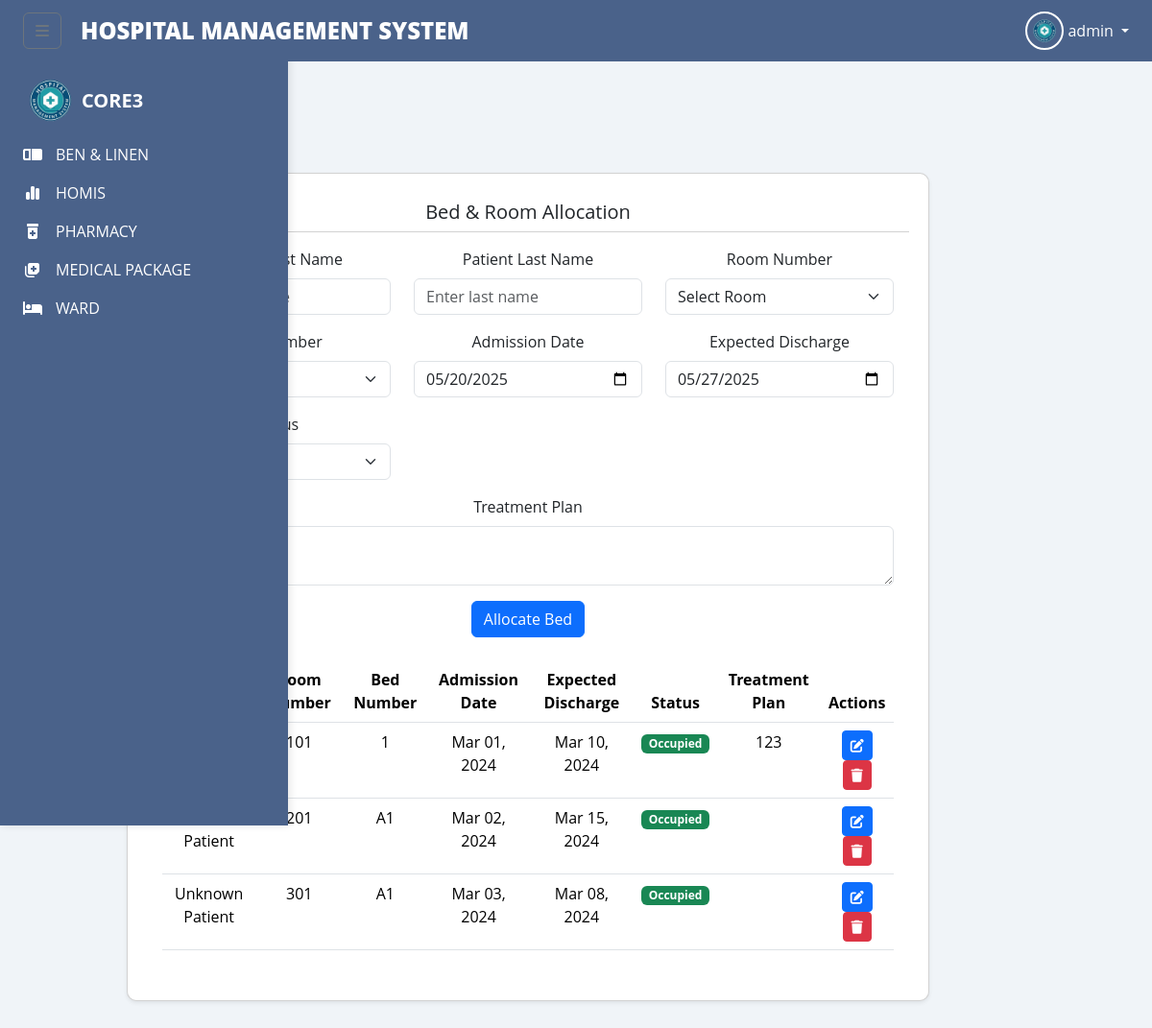
Page /bed_room_allocation.php (signed in) on the committed database.
### tables this page shows
CREATE TABLE `bed_allocations` (
  `allocation_id` int(11) NOT NULL,
  `room_number` varchar(10) NOT NULL,
  `bed_number` varchar(10) NOT NULL,
  `patient_id` int(11) NOT NULL,
  `admission_date` date NOT NULL,
  `expected_discharge` date NOT NULL,
  `status` enum('occupied','discharged','transferred') NOT NULL DEFAULT 'occupied',
  `treatment_plan` text DEFAULT NULL,
  `created_by` int(11) NOT NULL,
  `created_at` timestamp NOT NULL DEFAULT current_timestamp()
);

### bed_room_allocation.php (the view, shortened to what this page needs)
<?php
include 'config.php';
try {
    $conn->query("ALTER TABLE bed_allocations ADD COLUMN treatment_plan TEXT NULL AFTER status");
} catch (mysqli_sql_exception $e) {}
try {
    $conn->query("ALTER TABLE bed_allocations DROP COLUMN notes");
} catch (mysqli_sql_exception $e) {}
try {
    $conn->query("ALTER TABLE bed_allocations ADD COLUMN created_by INT(11) NOT NULL AFTER treatment_plan");
} catch (mysqli_sql_exception $e) {
}
$allocations = [];
$query = "
    SELECT ba.*, CONCAT(p.first_name, ' ', p.last_name) as patient_name
    FROM bed_allocations ba
    LEFT JOIN patients p ON ba.patient_id = p.patient_id
    ORDER BY ba.created_at DESC
";
$result = $conn->query($query);
if ($result) {
    while ($row = $result->fetch_assoc()) {
        $allocations[] = $row;
    }
}
?>
<!DOCTYPE html>
<html lang="en">
<head>
    <link href="https://cdn.jsdelivr.net/npm/bootstrap@5.3.3/dist/css/bootstrap.min.css" rel="stylesheet">
    <link rel="stylesheet" href="https://cdnjs.cloudflare.com/ajax/libs/font-awesome/6.5.2/css/all.min.css">
    <link href='https://unpkg.com/boxicons@2.1.4/css/boxicons.min.css' rel='stylesheet'>
    <link rel="stylesheet" href="../components/tm.css">
</head>
<body>
    <?php include_once 'index.php'; ?>
    <div class="main-content">
        <div class="container-fluid">
            <div class="row">
                <div class="col-12">
                    <div class="card shadow-sm">
                        <div class="card-header bg-white">
                            <h5 class="mb-0">Bed & Room Allocation</h5>
                        </div>
                        <div class="card-body">
                            <form method="POST" class="mb-4">
                                <div class="row">
                                    <div class="col-md-4 mb-3">
                                        <label class="form-label">Patient First Name</label>
                                    </div>
                                    <div class="col-md-4 mb-3">
                                        <label class="form-label">Patient Last Name</label>
                                        <input type="text" name="last_name" class="form-control" required placeholder="Enter last name">
                                    </div>
                                    <div class="col-md-4 mb-3">
                                        <label class="form-label">Room Number</label>
                                        <select name="room_number" class="form-select" required>
                                            <option value="">Select Room</option>
                                        </select>
                                    </div>
                                </div>
                                <div class="row">
                                    <div class="col-md-4 mb-3">
                                        <label class="form-label">Bed Number</label>
                                    </div>
                                    <div class="col-md-4 mb-3">
                                        <label class="form-label">Admission Date</label>
                                        <input type="date" name="admission_date" class="form-control" value="<?php echo date('Y-m-d'); ?>" required>
                                    </div>
                                    <div class="col-md-4 mb-3">
                                        <label class="form-label">Expected Discharge</label>
                                        <input type="date" name="expected_discharge" class="form-control" value="<?php echo date('Y-m-d', strtotime('+7 days')); ?>" required>
                                    </div>
                                </div>
                                <div class="row">
                                    <div class="col-md-4 mb-3">
                                        <label class="form-label">Status</label>
                                    </div>
                                </div>
                                <div class="mb-3">
                                    <label class="form-label">Treatment Plan</label>
                                    <textarea name="treatment_plan" class="form-control" rows="2"></textarea>
                                </div>
                                <button type="submit" class="btn btn-primary">Allocate Bed</button>
                            </form>
                            <div class="table-responsive">
                                <table class="table table-hover">
                                    <thead>
                                        <tr>
                                            <th>Patient Name</th>
                                            <th>Room Number</th>
                                            <th>Bed Number</th>
                                            <th>Admission Date</th>
                                            <th>Expected Discharge</th>
                                            <th>Status</th>
                                            <th>Treatment Plan</th>
                                            <th>Actions</th>
                                        </tr>
                                    </thead>
                                    <tbody>
                                        <?php if (count($allocations) > 0): ?>
                                            <?php foreach ($allocations as $allocation): ?>
                                                <tr>
                                                    <td>
                                                        <?php
                                                        echo isset($allocation['patient_name']) && $allocation['patient_name'] ?
                                                            htmlspecialchars($allocation['patient_name']) : 'Unknown Patient';
                                                        ?>
                                                    </td>
                                                    <td><?php echo htmlspecialchars($allocation['room_number']); ?></td>
                                                    <td><?php echo htmlspecialchars($allocation['bed_number']); ?></td>
                                                    <td><?php echo date('M d, Y', strtotime($allocation['admission_date'])); ?></td>
                                                    <td><?php echo date('M d, Y', strtotime($allocation['expected_discharge'])); ?></td>
                                                    <td>
                                                        <?php
                                                            $status = strtolower(trim($allocation['status']));
                                                            if ($status === 'occupied') {
                                                                echo '<span class="badge bg-success">Occupied</span>';
                                                            } elseif ($status === 'reserved') {
                                                                echo '<span class="badge" style="background-color: #ffc107; color: #212529;">Reserved</span>';
                                                            } elseif ($status === 'maintenance') {
                                                                echo '<span class="badge" style="background-color: #6c757d; color: #fff;">Under Maintenance</span>';
                                                            } else {
                                                                echo '<span class="badge bg-secondary">' . htmlspecialchars($allocation['status']) . '</span>';
                                                            }
                                                        ?>
                                                    </td>
                                                    <td><?php echo htmlspecialchars($allocation['treatment_plan']); ?></td>
                                                    <td>
                                                        <button class="btn btn-sm btn-primary"
                                                                onclick="editAllocation(<?php echo $allocation['allocation_id']; ?>,
                                                                '<?php echo $allocation['room_number']; ?>',
                                                                '<?php echo $allocation['bed_number']; ?>',
                                                                '<?php echo $allocation['expected_discharge']; ?>',
                                                                '<?php echo $allocation['status']; ?>',
                                                                '<?php echo addslashes($allocation['treatment_plan'] ?? ''); ?>')">
                                                            <i class="fas fa-edit"></i>
                                                        </button>
                                                        <a href="?delete=<?php echo $allocation['allocation_id']; ?>"
                                                           class="btn btn-sm btn-danger"
                                                           onclick="return confirm('Are you sure you want to delete this allocation?')">
                                                            <i class="fas fa-trash"></i>
                                                        </a>
                                                    </td>
                                                </tr>
                                            <?php endforeach; ?>
                                        <?php else: ?>
                                            <tr>
                                                <td colspan="7" class="text-center">No allocations found</td>
                                            </tr>
                                        <?php endif; ?>
                                    </tbody>
                                </table>
                            </div>
                        </div>
                    </div>
                </div>
            </div>
        </div>
    </div>
</body>
</html>

### bed_room_allocation.php (style rules this page uses)
.main-content { margin-left: 300px; transition: margin-left 0.3s; padding: 20px; width: calc(100% - 300px); }
.container-fluid { padding: 0; margin: 0; width: 100%; }
.card { margin-bottom: 20px; }

### index.php (style rules this page uses)
body { font-family: 'Open Sans', sans-serif; background-color: #F0F4F8; }
.main-content { margin-left: 0; transition: margin-left 0.3s; padding-top: 64px; }
#sidebar:not(.collapsed) ~ .main-content { margin-left: 100px; }
.card { background-color: #fff; border-radius: 10px; box-shadow: 0 6px 12px rgba(0,0,0,0.08); padding: 20px; flex: 1 1 250px; text-align: center; transition: transform 0.3s, box-shadow 0.3s; }

### rows in the picture
bed_allocations: room_number "101", bed_number "1", admission_date "Mar 01, 2024", expected_discharge "Mar 10, 2024", status "Occupied", treatment_plan "123"
bed_allocations: shows "Unknown Patient", room_number "201", bed_number "A1", admission_date "Mar 02, 2024", expected_discharge "Mar 15, 2024", status "Occupied"
bed_allocations: shows "Unknown Patient", room_number "301", bed_number "A1", admission_date "Mar 03, 2024", expected_discharge "Mar 08, 2024", status "Occupied"

### other values in the picture
$_SESSION['account_type'] "admin"
